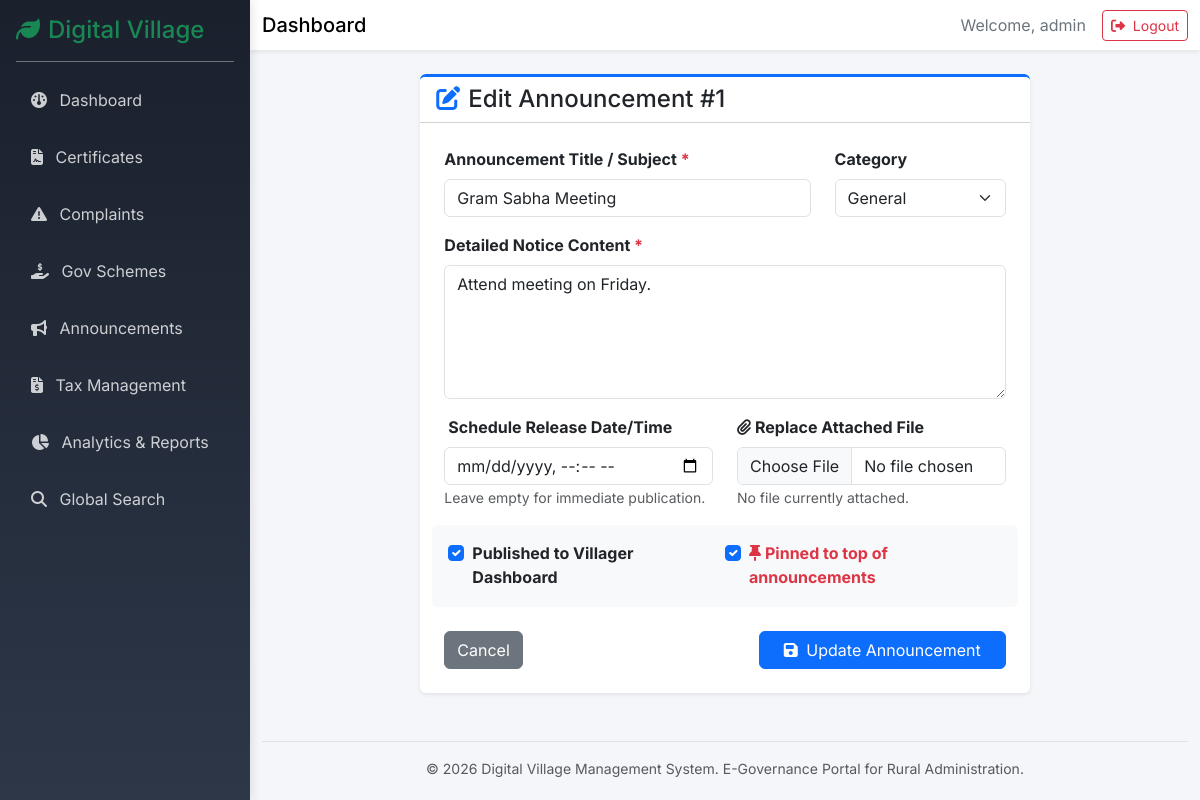
Screenshot of /admin/announcements/edit/1 (signed in) with the database file from the repository.
### models/user.py (models this page shows, shortened)
class User(UserMixin, db.Model):
    __tablename__ = 'users'
    id = db.Column(db.Integer, primary_key=True)
    username = db.Column(db.String(64), index=True, unique=True, nullable=False)
    password_hash = db.Column(db.String(256), nullable=False)
    role = db.Column(db.String(20), nullable=False, default='villager') # 'admin' or 'villager'
    created_at = db.Column(db.DateTime, default=datetime.utcnow)

### models/announcement.py (models this page shows)
class Announcement(db.Model):
    __tablename__ = 'announcements'
    id = db.Column(db.Integer, primary_key=True)
    title = db.Column(db.String(150), nullable=False)
    content = db.Column(db.Text, nullable=False)
    category = db.Column(db.String(50), default='General')  # e.g. General, Health, Education, Agriculture, Scheme, Urgent
    is_pinned = db.Column(db.Boolean, default=False)
    scheduled_date = db.Column(db.DateTime, nullable=True)  # Optional future publication date
    attachment_filename = db.Column(db.String(255), nullable=True)  # PDF or image attachment
    is_published = db.Column(db.Boolean, default=True)
    created_at = db.Column(db.DateTime, default=datetime.now)
    reads = db.relationship('AnnouncementRead', backref='announcement', lazy=True, cascade='all, delete-orphan')

### routes/admin.py (the view, shortened to what this page needs)
@admin_bp.route('/announcements/edit/<int:id>', methods=['GET', 'POST'])
def edit_announcement(id):
    announcement = db.session.get(Announcement, id)
    if not announcement:
        flash('Announcement not found.', 'danger')
        return redirect(url_for('admin.announcements'))
    return render_template('admin/edit_announcement.html', announcement=announcement)

### routes/admin.py (called while the page is built)
@admin_bp.before_request
@login_required
def check_role():
    if current_user.role != 'admin':
        flash('Access denied. Admin only.', 'danger')
        return redirect(url_for('main.index'))

### templates/admin/edit_announcement.html (shortened to what this page needs)
{% extends "dashboard_base.html" %}
{% block content %}
<div class="row">
    <div class="col-md-8 mx-auto">
        <div class="card shadow-sm border-0 border-top border-primary border-3">
            <div class="card-header bg-white pb-0">
                <h4 class="card-title mb-2"><i class="fa-solid fa-pen-to-square me-2 text-primary"></i>Edit Announcement #{{ announcement.id }}</h4>
            </div>
            <div class="card-body p-4">
                <form action="{{ url_for('admin.edit_announcement', id=announcement.id) }}" method="POST" enctype="multipart/form-data">
                    <div class="row mb-3">
                        <div class="col-md-8">
                            <label for="title" class="form-label fw-bold">Announcement Title / Subject <span class="text-danger">*</span></label>
                            <input type="text" class="form-control" id="title" name="title" value="{{ announcement.title }}" required>
                        </div>
                        <div class="col-md-4">
                            <label for="category" class="form-label fw-bold">Category</label>
                            <select class="form-select" id="category" name="category">
                                <option value="General" {% if announcement.category == 'General' %}selected{% endif %}>General</option>
                            </select>
                        </div>
                    </div>
                    <div class="mb-3">
                        <label for="content" class="form-label fw-bold">Detailed Notice Content <span class="text-danger">*</span></label>
                        <textarea class="form-control" id="content" name="content" rows="5" required>{{ announcement.content }}</textarea>
                    </div>
                    <div class="row mb-3">
                        <div class="col-md-6">
                            <label for="scheduled_date" class="form-label fw-bold">Schedule Release Date/Time</label>
                            <input type="datetime-local" class="form-control" id="scheduled_date" name="scheduled_date" value="{% if announcement.scheduled_date %}{{ announcement.scheduled_date.strftime('%Y-%m-%dT%H:%M') }}{% endif %}">
                            <small class="text-muted">Leave empty for immediate publication.</small>
                        </div>
                        <div class="col-md-6">
                            <label for="attachment" class="form-label fw-bold"><i class="fa-solid fa-paperclip me-1"></i>Replace Attached File</label>
                            <input type="file" class="form-control" id="attachment" name="attachment" accept=".pdf,.jpg,.jpeg,.png">
                            {% if announcement.attachment_filename %}
                            <small class="text-success"><i class="fa-solid fa-check me-1"></i>Current: {{ announcement.attachment_filename }}</small>
                            {% else %}
                            <small class="text-muted">No file currently attached.</small>
                            {% endif %}
                        </div>
                    </div>
                    <div class="row mb-4 bg-light p-3 rounded">
                        <div class="col-md-6 form-check mb-2 mb-md-0">
                            <input type="checkbox" class="form-check-input" id="is_published" name="is_published" {% if announcement.is_published %}checked{% endif %}>
                            <label class="form-check-label fw-bold" for="is_published">Published to Villager Dashboard</label>
                        </div>
                        <div class="col-md-6 form-check">
                            <input type="checkbox" class="form-check-input" id="is_pinned" name="is_pinned" {% if announcement.is_pinned %}checked{% endif %}>
                            <label class="form-check-label fw-bold text-danger" for="is_pinned"><i class="fa-solid fa-thumbtack me-1"></i>Pinned to top of announcements</label>
                        </div>
                    </div>
                    <div class="d-flex justify-content-between">
                        <a href="{{ url_for('admin.announcements') }}" class="btn btn-secondary">Cancel</a>
                        <button type="submit" class="btn btn-primary px-4"><i class="fa-solid fa-save me-1"></i> Update Announcement</button>
                    </div>
                </form>
            </div>
        </div>
    </div>
</div>
{% endblock %}

### templates/dashboard_base.html (shortened to what this page needs)
<!DOCTYPE html>
<html lang="en">
<head>
    <link href="https://cdn.jsdelivr.net/npm/bootstrap@5.3.2/dist/css/bootstrap.min.css" rel="stylesheet">
    <link rel="stylesheet" href="https://cdnjs.cloudflare.com/ajax/libs/font-awesome/6.4.0/css/all.min.css">
    <link rel="stylesheet" href="{{ url_for('static', filename='css/style.css') }}">
</head>
<body class="dashboard-body">
    <div class="sidebar bg-dark text-white p-3" id="sidebar">
        <div class="sidebar-header border-bottom border-secondary pb-3 mb-3">
            <h4 class="mb-0 text-success"><i class="fa-solid fa-leaf me-2"></i>Digital Village</h4>
        </div>
        <ul class="nav flex-column sidebar-nav">
            {% if current_user.role == 'villager' %}
            <li class="nav-item mb-2">
                <a class="nav-link text-light {% if request.endpoint == 'villager.dashboard' %}active{% endif %}" href="{{ url_for('villager.dashboard') }}">
                    <i class="fa-solid fa-gauge me-2"></i> Dashboard
                </a>
            </li>
            <li class="nav-item mb-2">
                <a class="nav-link text-light {% if request.endpoint == 'villager.profile' %}active{% endif %}" href="{{ url_for('villager.profile') }}">
                    <i class="fa-solid fa-user me-2"></i> Profile
                </a>
            </li>
            <li class="nav-item mb-2">
                <a class="nav-link text-light {% if 'villager.certificate' in request.endpoint %}active{% endif %}" href="{{ url_for('villager.certificates') }}">
                    <i class="fa-solid fa-file-contract me-2"></i> Certificates
                </a>
            </li>
            <li class="nav-item mb-2">
                <a class="nav-link text-light {% if 'villager.complaint' in request.endpoint %}active{% endif %}" href="{{ url_for('villager.complaints') }}">
                    <i class="fa-solid fa-exclamation-triangle me-2"></i> Complaints
                </a>
            </li>
            <li class="nav-item mb-2">
                <a class="nav-link text-light {% if 'villager.scheme' in request.endpoint or 'villager.favourite' in request.endpoint %}active{% endif %}" href="{{ url_for('villager.schemes') }}">
                    <i class="fa-solid fa-hand-holding-dollar me-2"></i> Gov Schemes
                </a>
            </li>
            <li class="nav-item mb-2">
                <a class="nav-link text-light {% if 'villager.announcement' in request.endpoint %}active{% endif %}" href="{{ url_for('villager.announcements') }}">
                    <i class="fa-solid fa-bullhorn me-2"></i> Announcements
                </a>
            </li>
            <li class="nav-item mb-2">
                <a class="nav-link text-light {% if 'villager.tax' in request.endpoint %}active{% endif %}" href="{{ url_for('villager.taxes') }}">
                    <i class="fa-solid fa-file-invoice-dollar me-2"></i> My Taxes
                </a>
            </li>
            {% elif current_user.role == 'admin' %}
            <li class="nav-item mb-2">
                <a class="nav-link text-light {% if request.endpoint == 'admin.dashboard' %}active{% endif %}" href="{{ url_for('admin.dashboard') }}">
                    <i class="fa-solid fa-gauge me-2"></i> Dashboard
                </a>
            </li>
            <li class="nav-item mb-2">
                <a class="nav-link text-light {% if 'admin.certificate' in request.endpoint %}active{% endif %}" href="{{ url_for('admin.certificates') }}">
                    <i class="fa-solid fa-file-contract me-2"></i> Certificates
                </a>
            </li>
            <li class="nav-item mb-2">
                <a class="nav-link text-light {% if 'admin.complaint' in request.endpoint %}active{% endif %}" href="{{ url_for('admin.complaints') }}">
                    <i class="fa-solid fa-exclamation-triangle me-2"></i> Complaints
                </a>
            </li>
            <li class="nav-item mb-2">
                <a class="nav-link text-light {% if 'admin.scheme' in request.endpoint %}active{% endif %}" href="{{ url_for('admin.schemes') }}">
                    <i class="fa-solid fa-hand-holding-dollar me-2"></i> Gov Schemes
                </a>
            </li>
            <li class="nav-item mb-2">
                <a class="nav-link text-light {% if 'admin.announcement' in request.endpoint %}active{% endif %}" href="{{ url_for('admin.announcements') }}">
                    <i class="fa-solid fa-bullhorn me-2"></i> Announcements
                </a>
            </li>
            <li class="nav-item mb-2">
                <a class="nav-link text-light {% if 'admin.tax' in request.endpoint %}active{% endif %}" href="{{ url_for('admin.taxes') }}">
                    <i class="fa-solid fa-file-invoice-dollar me-2"></i> Tax Management
                </a>
            </li>
            <li class="nav-item mb-2">
                <a class="nav-link text-light {% if 'admin.report' in request.endpoint %}active{% endif %}" href="{{ url_for('admin.reports') }}">
                    <i class="fa-solid fa-chart-pie me-2"></i> Analytics & Reports
                </a>
            </li>
            <li class="nav-item mb-2">
                <a class="nav-link text-light {% if 'admin.search' in request.endpoint %}active{% endif %}" href="{{ url_for('admin.search') }}">
                    <i class="fa-solid fa-search me-2"></i> Global Search
                </a>
            </li>
            {% endif %}
        </ul>
    </div>
    <div class="main-content" id="main-content">
        <nav class="navbar navbar-expand-lg navbar-light bg-white shadow-sm mb-4">
            <div class="container-fluid">
                <span class="navbar-brand mb-0 h1 d-none d-md-block">Dashboard</span>
                <div class="ms-auto d-flex align-items-center">
                    <span class="me-3 text-secondary">Welcome, {{ current_user.username }}</span>
                    <a href="{{ url_for('auth.logout') }}" class="btn btn-outline-danger btn-sm">
                        <i class="fa-solid fa-right-from-bracket me-1"></i> Logout
                    </a>
                </div>
            </div>
        </nav>
        <div class="container-fluid">
            <div class="pb-5">
                {% block content %}{% endblock %}
            </div>
            <footer class="mt-auto py-3 border-top text-center text-muted small">
                <div class="container-fluid">
                    <span>&copy; 2026 Digital Village Management System. E-Governance Portal for Rural Administration.</span>
                </div>
            </footer>
        </div>
    </div>
</body>
</html>

### static/css/style.css (style rules this page uses)
body { background-color: #f8f9fa; font-family: 'Inter', sans-serif; }
.card { transition: transform 0.2s ease, box-shadow 0.2s ease; }
.dashboard-body { display: flex; min-height: 100vh; background-color: #f4f6f9; }
.sidebar { width: 250px; transition: all 0.3s; height: 100vh; position: fixed; top: 0; left: 0; z-index: 1000; }
.sidebar-nav .nav-link { border-radius: 5px; margin-bottom: 5px; padding: 10px 15px; opacity: 0.8; }
.main-content { flex-grow: 1; margin-left: 250px; width: calc(100% - 250px); transition: all 0.3s; min-height: 100vh; }
.card { animation: fadeIn 0.3s ease-in-out; }
.sidebar { background: linear-gradient(180deg, #1a202c 0%, #2d3748 100%) !important; box-shadow: 2px 0 10px rgba(0,0,0,0.1); }

### rows the page displays
User: username "admin"
Announcement: id "1", title "Gram Sabha Meeting", category "General", content "Attend meeting on Friday.", is_published "☑", is_pinned "☑"
